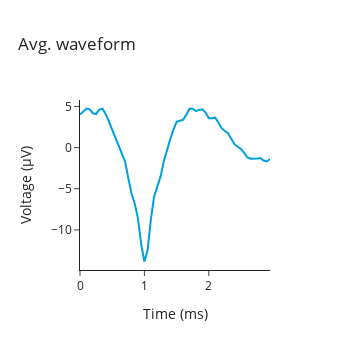
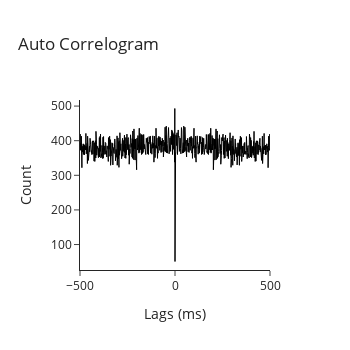

Here is the notebook cell these charts were saved with, in order:
### Code cell
# Plot the waveform and auto-correlogram
from element_array_ephys.plotting.unit_level import (
    plot_auto_correlogram,
    plot_waveform,
)

sampling_rate = (ephys.EphysSessionInfo & key_1).fetch1("session_info")[
    "sample_rate"
] / 1e3  # in kHz

peak_electrode_waveform, spike_times, cluster_quality_label = (
    (ephys.CuratedClustering.Unit & key_1 & f"unit={unit}")
    * ephys.WaveformSet.PeakWaveform
).fetch1("peak_electrode_waveform", "spike_times", "cluster_quality_label")

# Get the figure
waveform_fig = plot_waveform(
    waveform=peak_electrode_waveform, sampling_rate=sampling_rate
)

correlogram_fig = plot_auto_correlogram(
    spike_times=spike_times, bin_size=0.001, window_size=1
)

display(waveform_fig)
display(correlogram_fig)

### Figure 1 — Plotly figure (JSON) as saved in the notebook; plotly's stock layout.template omitted (floating-point values rounded to 4 significant figures)
{"data": [{"hovertemplate": "%{y:.2f} μV<br>%{x:.2f} ms<extra></extra>", "line": {"color": "rgb(0, 160, 223)", "width": 2}, "mode": "lines", "type": "scatter", "x": [0, 0.05, 0.1, 0.15, 0.2, 0.25, 0.3, 0.35, 0.4, 0.45, 0.5, 0.55, 0.6, 0.65, 0.7, 0.75, 0.8, 0.85, 0.9, 0.95, 1, 1.05, 1.1, 1.15, 1.2, 1.25, 1.3, 1.35, 1.4, 1.45, 1.5, 1.55, 1.6, 1.65, 1.7, 1.75, 1.8, 1.85, 1.9, 1.95, 2, 2.05, 2.1, 2.15, 2.2, 2.25, 2.3, 2.35, 2.4, 2.45, 2.5, 2.55, 2.6, 2.65, 2.7, 2.75, 2.8, 2.85, 2.9, 2.95], "y": [4.021, 4.384, 4.751, 4.653, 4.174, 4.075, 4.607, 4.736, 4.058, 3.142, 2.186, 1.166, 0.1381, -0.5819, -1.697, -3.721, -5.588, -6.818, -8.592, -11.75, -13.84, -12.46, -8.749, -5.983, -4.769, -3.529, -1.716, -0.2399, 0.9988, 2.17, 3.132, 3.268, 3.379, 3.994, 4.719, 4.735, 4.435, 4.577, 4.66, 4.264, 3.574, 3.576, 3.638, 3.009, 2.357, 2.01, 1.707, 1.055, 0.4111, 0.1014, -0.181, -0.6415, -1.204, -1.36, -1.364, -1.321, -1.273, -1.565, -1.691, -1.39]}], "layout": {"height": 350, "title": {"text": "Avg. waveform"}, "width": 350, "xaxis": {"title": {"text": "Time (ms)"}}, "yaxis": {"title": {"text": "Voltage (μV)"}}}}

### Figure 2 — Plotly figure (JSON) as saved in the notebook; plotly's stock layout.template omitted (floating-point values rounded to 4 significant figures; data arrays with more than 128 entries replaced by an {"elided": "..."} marker saying what was removed)
{"data": [{"hovertemplate": "%{y}<br>%{x:.2f} ms<extra></extra>", "line": {"color": "black", "width": 1}, "mode": "lines", "type": "scatter", "x": {"elided": "1001 int values"}, "y": {"elided": "1001 int values"}}], "layout": {"height": 350, "title": {"text": "Auto Correlogram"}, "width": 350, "xaxis": {"title": {"text": "Lags (ms)"}}, "yaxis": {"range": [0, null], "title": {"text": "Count"}}}}
